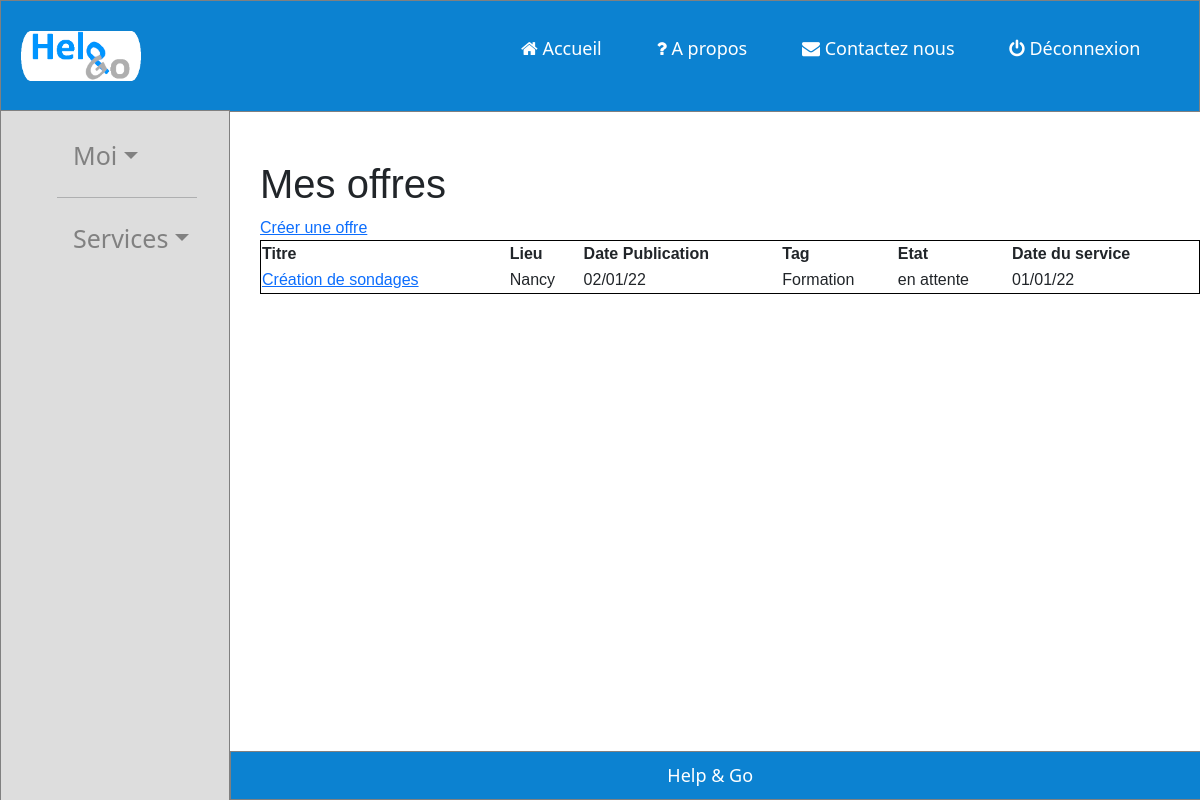
The app's page /2/mes_offres with its own data.
### tables this page shows
CREATE TABLE Offres(
	id_offre int primary key check (id_offre > 0),
	id_auteur_off int check (id_auteur_off > 0) NOT NULL,
	etat varchar check (etat in ('en attente','en cours','terminé')) NOT NULL,
	id_demandeur int DEFAULT 0,
	lieu varchar NOT NULL,
	description varchar,
	datedeb datetime DEFAULT CURRENT_TIMESTAMP,
	titre varchar,
	filtre varchar check (filtre in ('Jardinage','Bricolage','Déménagement','Formation','Babysitting','Informatique','Autres taches physiques','Aide aux devoirs','Autres taches intellectuelles','Autre...')),
	dateservice datetime);

### app.py (the view)
@app.route('/<idd>/mes_offres', methods=['GET'])    #pour afficher mes offres en récupérant la liste
def mesoffres(idd):
    con = sqlite3.connect(database)
    cur = con.cursor()
    cur.execute('SELECT etat,lieu,datedeb,titre,id_offre,filtre,dateservice FROM Offres WHERE id_auteur_off = ?', (idd,))
    tab = cur.fetchall()
    con.close()
    return render_template("mesoffres.html",liste=tab,id_user=idd)

### templates/mesoffres.html (shortened to what this page needs)
<!DOCTYPE html>
<html>
<head>
    <link href="https://cdn.jsdelivr.net/npm/bootstrap@5.0.2/dist/css/bootstrap.min.css" rel="stylesheet">
    <link rel="stylesheet" href='/static/styles-layout.css'>
    <link rel="stylesheet" href="https://cdnjs.cloudflare.com/ajax/libs/font-awesome/4.7.0/css/font-awesome.min.css">
</head>
<div class="fixed-header">
        <div class="container-top">
            <div class="gauche"><a href="/home?id={{id_user}}"><img src='/static/help_go_icone.png'></a></div>
            <div class="droite">
                    <nav>
                        <a href="/home?id={{id_user}}"><i class="fa fa-home"></i>  Accueil</a>
                        <a href="/à_propos?id={{id_user}}"><i class="fa fa-question"></i>  A propos</a>
                        <a href="/contactez_nous?id={{id_user}}"><i class="fa fa-envelope"></i>  Contactez nous</a>
                        <a href="{{url_for('home')}}"><i class="fa fa-power-off"></i>  Déconnexion</a>
                    </nav>
            </div>
        </div>
</div>
        <div class="sidenav">
            <nav class="nav">
                <button class="navbar-toggler" type="button" data-bs-toggle="collapse" data-bs-target="#navbarSupportedContent" aria-controls="navbarSupportedContent" aria-expanded="false" aria-label="Toggle navigation">
                    <span class="navbar-toggler-icon"></span>
                  </button>
                <ul class="nav flex-column">
                    <li class="nav-item dropdown" >
                      <a class="nav-link dropdown-toggle" href="#" id="navbarDropdown" role="button" data-bs-toggle="dropdown" aria-expanded="false"> Moi</a>
                    </li>
                    <hr>
                    <li class="nav-item dropdown" >
                        <a class="nav-link dropdown-toggle" href="#" id="navbarDropdown" role="button" data-bs-toggle="dropdown" aria-expanded="false"> Services</a>
                      </li>
                  </ul>
            </nav>
          </div>
        <div class="main container-bot">
                <h1>Mes offres</h1>
                <a href="{{url_for('creationo',id=id_user)}}">Créer une offre</a>
                <table style="width:100%">
                    <tr>
                        <th>Titre</th>
                        <th>Lieu</th>
                        <th>Date Publication</th>
                        <th>Tag</th>
                        <th>Etat</th>
                        <th>Date du service</th>
                    </tr>
                {% for (etat,lieu,datedeb,titre,idoff,filtre,dateserv) in liste %}
                    <tr>
                        <td><a href="{{url_for('monoffrelà',idd=id_user,idd_off=idoff)}}">{{titre}}</a></td>
                        <td>{{lieu}}</td>
                        <td>{{datedeb}}</td>
                        <td>{{filtre}}</td>
                        <td>{{etat}}</td>
                        <td>{{dateserv}}</td>
                    </tr>
                {% endfor %}
                </table>
        </div>
        <div class="fixed-footer">
            <div class="container-bot">Help & Go</div>
        </div>
<body>
</body>
</html>

### static/styles-layout.css (style rules this page uses)
body { padding-top: 60px; padding-bottom: 40px; }
.container-top { width: 100%; margin: 0 ; display: flex; justify-content: space-between; padding :10px; }
.container-bot { width: 80%; margin: 0 ; }
.fixed-header, .fixed-footer { width: 100%; position: fixed; background: rgb(12, 130, 209); font-size: 18px; padding: 10px 0; color: #fff; }
.fixed-header { top: 0; left: 0; border: solid 1px gray; }
.fixed-footer { bottom: 0; left: 230px; border: solid 1px gray; text-align: center; }
nav a { color: #fff; text-decoration: none; padding: 7px 25px; display: inline-block; }
.droite { width: 700px; height : 70px; padding: 7px; }
.gauche { width:140px; height: 70px; }
.container-top img { padding: 10px; height: 70px; width: 140px; }
.sidenav { text-align: left; height: 100%; width: 230px; position: fixed; z-index: 1; top: 110px; border: solid 1px gray; left: 0; background-color: rgb(221, 221, 221); overflow-x: hidden; padding-top: 20px; }
.sidenav a { padding: 6px 8px 6px 16px; text-decoration: none; font-size: 25px; color: #818181; display: block; }
.main { margin-top:100px; margin-left: 250px; font-size: 16px; font-family: arial; padding: 0px 10px; }

### templates/mesoffres.html (style rules this page uses)
table, th, td { border:1px solid black; }

### records on screen
Offres: titre "Création de sondages", lieu "Nancy", datedeb "02/01/22", filtre "Formation", etat "en attente", dateservice "01/01/22"
